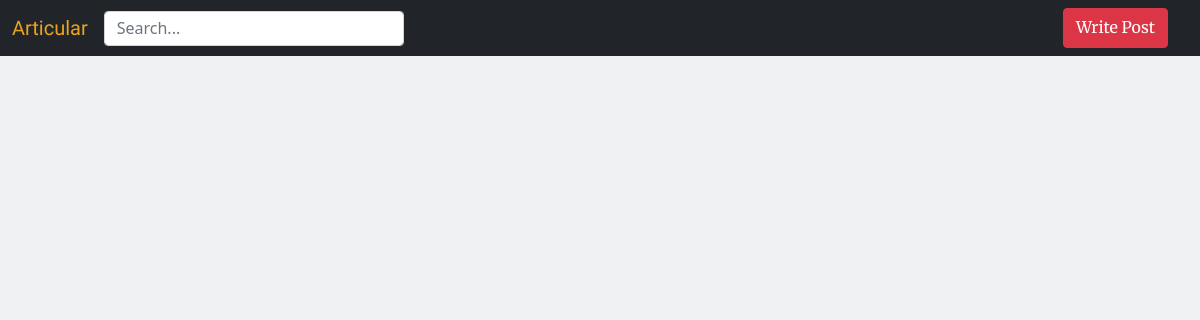
Page / (signed in) on the earlier database version.
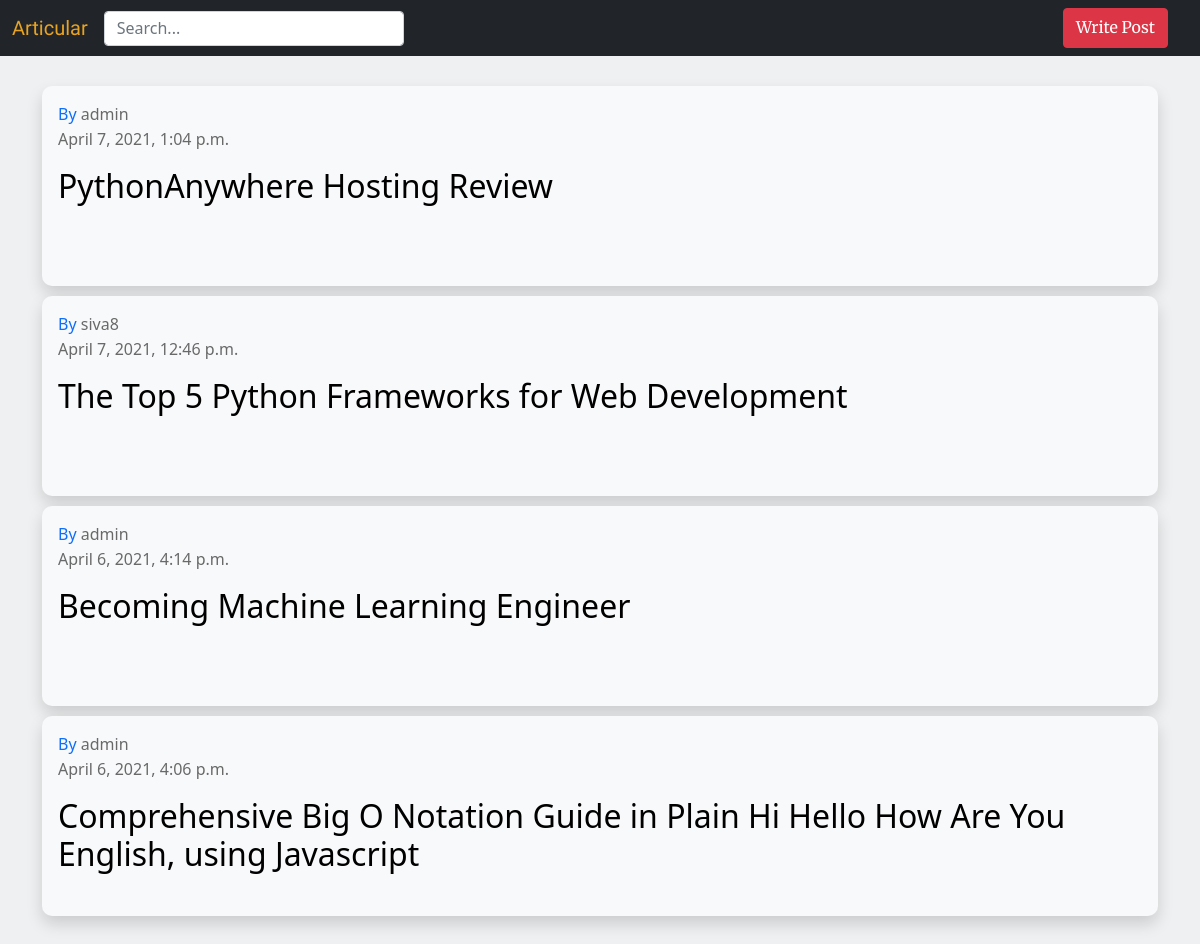
Same page on the later database version.
### apps/main/models.py (models this page shows, shortened)
class Post(models.Model):
    user = models.ForeignKey(User,related_name='user',on_delete=models.CASCADE)
    title = models.CharField(max_length=255,blank=True,null=True)
    tags = TaggableManager()
    content = models.TextField(blank=True,null=True)
    created_at = models.DateTimeField(auto_now_add=True)
    class Meta:
    	ordering = ('-created_at',)

### apps/main/views.py (the view)
# urls.py: path('',views.frontpage,name='frontpage'),
def frontpage(request):
    posts = Post.objects.all()
    context = {
        'posts':posts
    }
    return render(request,'frontpage.html',context)

### apps/main/templates/frontpage.html
{% extends 'base.html' %}
{% load static %}
{% block content %}
<div class="container" id="box" style="margin-top: 30px;margin-bottom: 30px;">
{% for post in posts %}
<a href="{% url 'blog_detail' pk=post.id %}" style="text-decoration: none;">
<div class="bg-light shadow text-wrap p-3" id="Post_box">
    <p style="font-weight: 500;margin-bottom: 1px;">
    By <span style="color:dimgray;" id="user">{{post.user}}</span></p>
    <p style="margin-top: 0px;color: dimgrey;">{{post.created_at}}</p>
    <h2 style="color: black;">{{post.title}}</h2>
</div>
</a>
{% endfor %}
</div>
{% endblock %}

Differences in the rows shown:
added Post: user "admin", created_at "April 7, 2021, 1:04 p.m.", title "PythonAnywhere Hosting Review"
added Post: user "siva8", created_at "April 7, 2021, 12:46 p.m.", title "The Top 5 Python Frameworks for Web Development"
added Post: user "admin", created_at "April 6, 2021, 4:14 p.m.", title "Becoming Machine Learning Engineer"
added Post: user "admin", created_at "April 6, 2021, 4:06 p.m.", title "Comprehensive Big O Notation Guide in Plain Hi Hello How Are You English, using Javascript"
